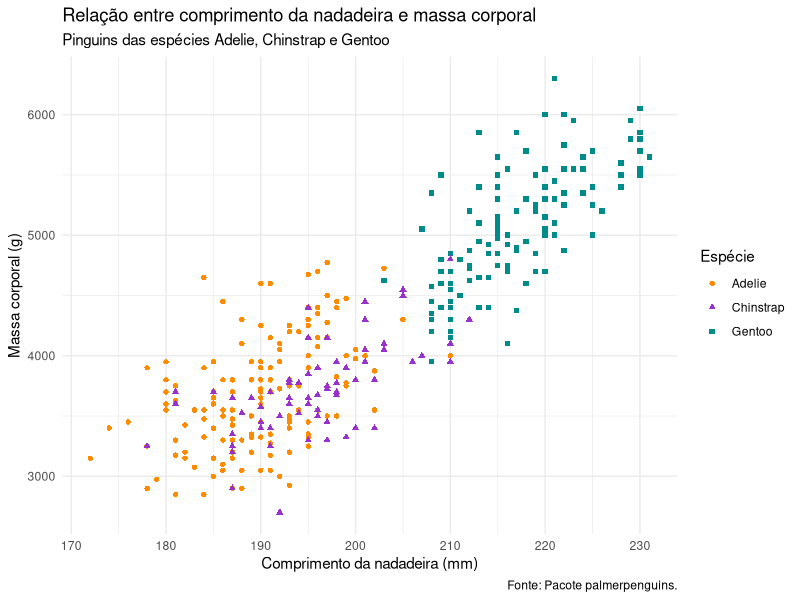

This chart was generated by the following R code:
## ---- chunk 1
#| echo: fenced
# Exemplo: somando 1 + 1
1 + 1
## ---- chunk 2
# Exemplo: somando 1 + 1
1 + 1
## ---- chunk 3
#| warning: false
# Carregar os pacotes
library(tidyverse)
library(palmerpenguins)

# exemplo de código
penguins |>
  ggplot() +
  aes(x = flipper_length_mm, y = body_mass_g) +
  geom_point(aes(color = species, shape = species)) +
  scale_color_manual(values = c("darkorange", "darkorchid", "cyan4")) +
  labs(
    x = "Comprimento da nadadeira (mm)",
    y = "Massa corporal (g)",
    color = "Espécie",
    shape = "Espécie",
    title = "Relação entre comprimento da nadadeira e massa corporal",
    subtitle = "Pinguins das espécies Adelie, Chinstrap e Gentoo",
    caption = "Fonte: Pacote palmerpenguins."
  ) +
  theme_minimal()
## ---- chunk 4
pinguins_frequencia <- penguins |> 
  count(species, island, sort = TRUE)

pinguins_frequencia
## ---- chunk 5
pinguins_frequencia |> 
  knitr::kable()
## ---- chunk 6
pinguins_frequencia |> 
  knitr::kable(col.names = c("Espécie", "Ilha", "Quantidade"))
